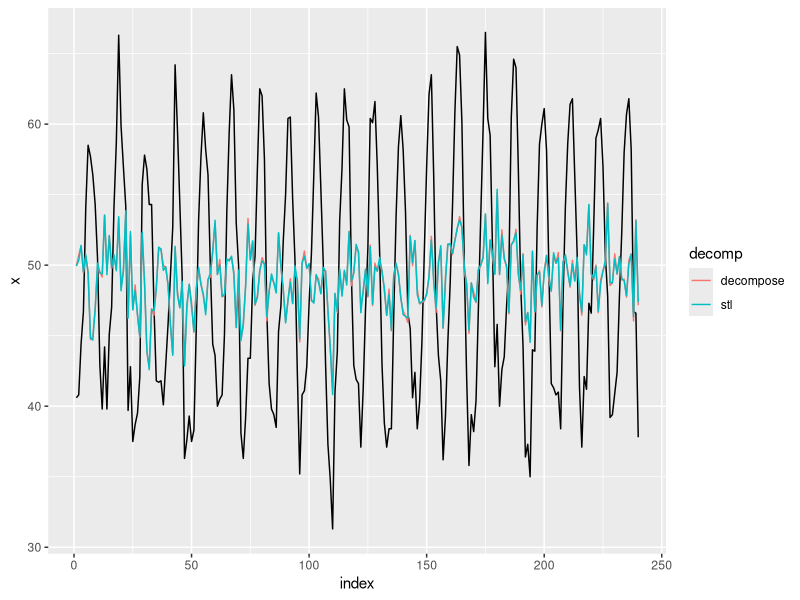

R code for this plot:
library(broom)


### Name: augment.decomposed.ts
### Title: Augment data with information from a(n) decomposed.ts object
### Aliases: augment.decomposed.ts decompose_tidiers

### ** Examples


# Time series of temperatures in Nottingham, 1920-1939:
nottem

# Perform seasonal decomposition on the data with both decompose
# and stl:
d1 <- stats::decompose(nottem)
d2 <- stats::stl(nottem, s.window = "periodic", robust = TRUE)

# Compare the original series to its decompositions.

cbind(broom::tidy(nottem), broom::augment(d1),
      broom::augment(d2))

# Visually compare seasonal decompositions in tidy data frames.

library(tibble)
library(dplyr)
library(tidyr)
library(ggplot2)

decomps <- tibble(
    # Turn the ts objects into data frames.
    series = list(as.data.frame(nottem), as.data.frame(nottem)),
    # Add the models in, one for each row.
    decomp = c("decompose", "stl"),
    model = list(d1, d2)
) %>%
    rowwise() %>%
    # Pull out the fitted data using broom::augment.
    mutate(augment = list(broom::augment(model))) %>%
    ungroup() %>%
    # Unnest the data frames into a tidy arrangement of
    # the series next to its seasonal decomposition, grouped
    # by the method (stl or decompose).
    group_by(decomp) %>%
    unnest(series, augment) %>%
    mutate(index = 1:n()) %>%
    ungroup() %>%
    select(decomp, index, x, adjusted = .seasadj)

ggplot(decomps) +
    geom_line(aes(x = index, y = x), colour = "black") +
    geom_line(aes(x = index, y = adjusted, colour = decomp,
                  group = decomp))
